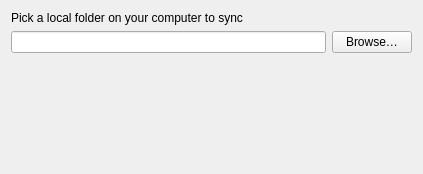
<?xml version="1.0" encoding="UTF-8"?>
<ui version="4.0">
 <class>FolderWizardSourcePage</class>
 <widget class="QWidget" name="FolderWizardSourcePage">
  <property name="geometry">
   <rect>
    <x>0</x>
    <y>0</y>
    <width>423</width>
    <height>174</height>
   </rect>
  </property>
  <property name="windowTitle">
   <string>Form</string>
  </property>
  <layout class="QVBoxLayout" name="verticalLayout">
   <item>
    <widget class="QLabel" name="label">
     <property name="text">
      <string>Pick a local folder on your computer to sync</string>
     </property>
    </widget>
   </item>
   <item>
    <layout class="QHBoxLayout" name="horizontalLayout">
     <item>
      <widget class="QLineEdit" name="localFolderLineEdit"/>
     </item>
     <item>
      <widget class="QPushButton" name="localFolderChooseBtn">
       <property name="text">
        <string>Browse…</string>
       </property>
      </widget>
     </item>
    </layout>
   </item>
   <item>
    <widget class="QLabel" name="warnLabel">
     <property name="text">
      <string/>
     </property>
     <property name="textFormat">
      <enum>Qt::TextFormat::RichText</enum>
     </property>
    </widget>
   </item>
   <item>
    <spacer name="verticalSpacer">
     <property name="orientation">
      <enum>Qt::Orientation::Vertical</enum>
     </property>
     <property name="sizeHint" stdset="0">
      <size>
       <width>349</width>
       <height>0</height>
      </size>
     </property>
    </spacer>
   </item>
  </layout>
 </widget>
 <resources/>
 <connections/>
</ui>
